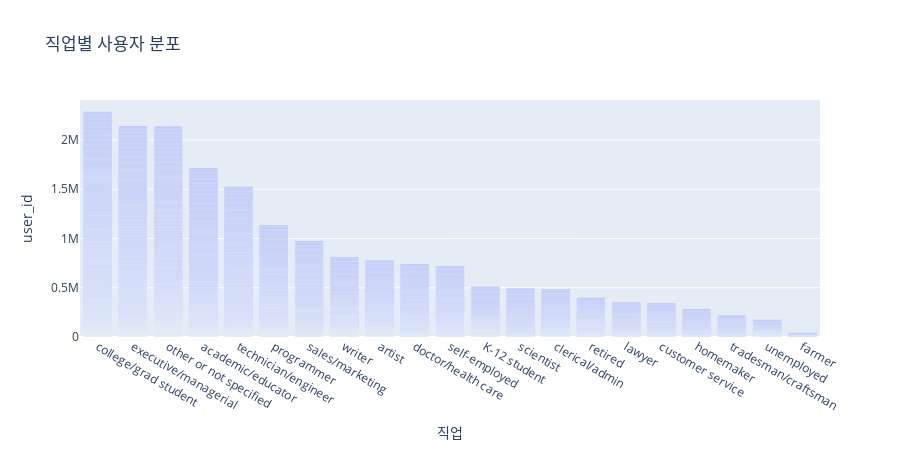

Notebook code cell kept with this figure:
### Code cell
px.bar(users, 
             x='occupation_nm', 
             y='user_id', 
             title='직업별 사용자 분포',
             labels={'occupation_nm': '직업', 'user_count': '사용자 수'},
             height=450).update_xaxes(categoryorder="total descending")

### Figure 1 — Plotly figure (JSON) as saved in the notebook; plotly's stock layout.template omitted (floating-point values rounded to 4 significant figures; data arrays with more than 128 entries replaced by an {"elided": "..."} marker saying what was removed)
{"data": [{"hovertemplate": "직업=%{x}<br>user_id=%{y}<extra></extra>", "legendgroup": "", "marker": {"color": "#636efa", "pattern": {"shape": ""}}, "name": "", "orientation": "v", "showlegend": false, "textposition": "auto", "type": "bar", "x": {"elided": "6040 str values"}, "xaxis": "x", "y": {"elided": "6040 int values"}, "yaxis": "y"}], "layout": {"barmode": "relative", "height": 450, "legend": {"tracegroupgap": 0}, "title": {"text": "직업별 사용자 분포"}, "xaxis": {"anchor": "y", "categoryorder": "total descending", "domain": [0, 1], "title": {"text": "직업"}}, "yaxis": {"anchor": "x", "domain": [0, 1], "title": {"text": "user_id"}}}}
